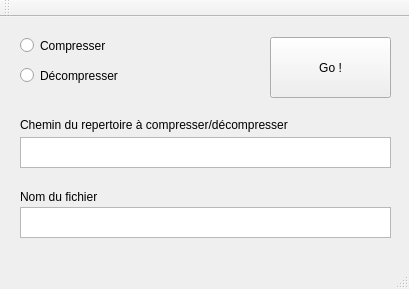
<?xml version="1.0" encoding="UTF-8"?>
<ui version="4.0">
 <class>MainWindow</class>
 <widget class="QMainWindow" name="MainWindow">
  <property name="geometry">
   <rect>
    <x>0</x>
    <y>0</y>
    <width>409</width>
    <height>289</height>
   </rect>
  </property>
  <property name="windowTitle">
   <string>MainWindow</string>
  </property>
  <widget class="QWidget" name="centralWidget">
   <widget class="QLabel" name="label_2">
    <property name="geometry">
     <rect>
      <x>20</x>
      <y>100</y>
      <width>371</width>
      <height>16</height>
     </rect>
    </property>
    <property name="text">
     <string>Chemin du repertoire à compresser/décompresser</string>
    </property>
   </widget>
   <widget class="QTextEdit" name="FileNameBox">
    <property name="geometry">
     <rect>
      <x>20</x>
      <y>190</y>
      <width>371</width>
      <height>31</height>
     </rect>
    </property>
   </widget>
   <widget class="QLabel" name="label">
    <property name="geometry">
     <rect>
      <x>20</x>
      <y>170</y>
      <width>111</width>
      <height>20</height>
     </rect>
    </property>
    <property name="text">
     <string>Nom du fichier</string>
    </property>
   </widget>
   <widget class="QTextEdit" name="DirectoryPathBox">
    <property name="geometry">
     <rect>
      <x>20</x>
      <y>120</y>
      <width>371</width>
      <height>31</height>
     </rect>
    </property>
   </widget>
   <widget class="QRadioButton" name="CompressButton">
    <property name="geometry">
     <rect>
      <x>20</x>
      <y>20</y>
      <width>111</width>
      <height>17</height>
     </rect>
    </property>
    <property name="text">
     <string>Compresser</string>
    </property>
   </widget>
   <widget class="QRadioButton" name="UnCompressButton">
    <property name="geometry">
     <rect>
      <x>20</x>
      <y>50</y>
      <width>111</width>
      <height>17</height>
     </rect>
    </property>
    <property name="text">
     <string>Décompresser</string>
    </property>
   </widget>
   <widget class="QPushButton" name="ActionButton">
    <property name="geometry">
     <rect>
      <x>270</x>
      <y>20</y>
      <width>121</width>
      <height>61</height>
     </rect>
    </property>
    <property name="text">
     <string>Go !</string>
    </property>
   </widget>
  </widget>
  <widget class="QMenuBar" name="menuBar">
   <property name="geometry">
    <rect>
     <x>0</x>
     <y>0</y>
     <width>409</width>
     <height>21</height>
    </rect>
   </property>
  </widget>
  <widget class="QToolBar" name="mainToolBar">
   <attribute name="toolBarArea">
    <enum>TopToolBarArea</enum>
   </attribute>
   <attribute name="toolBarBreak">
    <bool>false</bool>
   </attribute>
  </widget>
  <widget class="QStatusBar" name="statusBar"/>
 </widget>
 <layoutdefault spacing="6" margin="11"/>
 <resources/>
 <connections/>
</ui>
